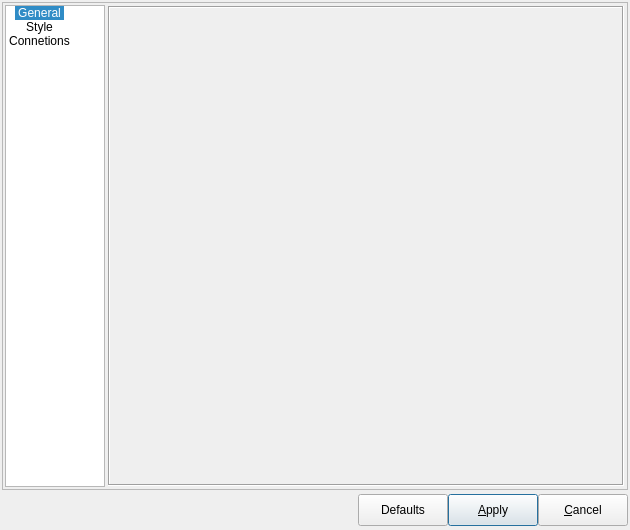
<?xml version="1.0" encoding="UTF-8"?>
<ui version="4.0">
 <class>FormConfiguracao</class>
 <widget class="QDialog" name="FormConfiguracao">
  <property name="windowModality">
   <enum>Qt::ApplicationModal</enum>
  </property>
  <property name="geometry">
   <rect>
    <x>0</x>
    <y>0</y>
    <width>630</width>
    <height>530</height>
   </rect>
  </property>
  <property name="sizePolicy">
   <sizepolicy hsizetype="Expanding" vsizetype="Expanding">
    <horstretch>0</horstretch>
    <verstretch>0</verstretch>
   </sizepolicy>
  </property>
  <property name="minimumSize">
   <size>
    <width>630</width>
    <height>530</height>
   </size>
  </property>
  <property name="windowTitle">
   <string>pgModeler Configuration</string>
  </property>
  <property name="windowIcon">
   <iconset resource="../res/resources.qrc">
    <normaloff>:/icones/icones/pgsqlModeler48x48.png</normaloff>:/icones/icones/pgsqlModeler48x48.png</iconset>
  </property>
  <layout class="QGridLayout" name="formbasico_grid">
   <property name="margin">
    <number>2</number>
   </property>
   <property name="spacing">
    <number>4</number>
   </property>
   <item row="1" column="0">
    <layout class="QGridLayout" name="botoes_lt">
     <property name="leftMargin">
      <number>2</number>
     </property>
     <property name="bottomMargin">
      <number>2</number>
     </property>
     <property name="spacing">
      <number>0</number>
     </property>
     <item row="0" column="0">
      <widget class="QLabel" name="label">
       <property name="text">
        <string/>
       </property>
       <property name="pixmap">
        <pixmap resource="../res/resources.qrc">:/imagens/imagens/pgmodeler_name.png</pixmap>
       </property>
      </widget>
     </item>
     <item row="0" column="4">
      <widget class="QPushButton" name="aplicar_btn">
       <property name="minimumSize">
        <size>
         <width>90</width>
         <height>32</height>
        </size>
       </property>
       <property name="maximumSize">
        <size>
         <width>90</width>
         <height>16777215</height>
        </size>
       </property>
       <property name="text">
        <string>&amp;Apply</string>
       </property>
       <property name="icon">
        <iconset resource="../res/resources.qrc">
         <normaloff>:/icones/icones/confirmar.png</normaloff>:/icones/icones/confirmar.png</iconset>
       </property>
       <property name="default">
        <bool>true</bool>
       </property>
      </widget>
     </item>
     <item row="0" column="5">
      <widget class="QPushButton" name="cancelar_btn">
       <property name="minimumSize">
        <size>
         <width>90</width>
         <height>32</height>
        </size>
       </property>
       <property name="maximumSize">
        <size>
         <width>90</width>
         <height>16777215</height>
        </size>
       </property>
       <property name="text">
        <string>&amp;Cancel</string>
       </property>
       <property name="icon">
        <iconset resource="../res/resources.qrc">
         <normaloff>:/icones/icones/fechar1.png</normaloff>:/icones/icones/fechar1.png</iconset>
       </property>
       <property name="flat">
        <bool>false</bool>
       </property>
      </widget>
     </item>
     <item row="0" column="2">
      <widget class="QPushButton" name="padroes_btn">
       <property name="minimumSize">
        <size>
         <width>90</width>
         <height>32</height>
        </size>
       </property>
       <property name="maximumSize">
        <size>
         <width>90</width>
         <height>16777215</height>
        </size>
       </property>
       <property name="text">
        <string>Defaults</string>
       </property>
       <property name="icon">
        <iconset resource="../res/resources.qrc">
         <normaloff>:/icones/icones/padroes.png</normaloff>:/icones/icones/padroes.png</iconset>
       </property>
       <property name="autoDefault">
        <bool>false</bool>
       </property>
       <property name="default">
        <bool>false</bool>
       </property>
      </widget>
     </item>
     <item row="0" column="1">
      <spacer name="hspacer">
       <property name="orientation">
        <enum>Qt::Horizontal</enum>
       </property>
       <property name="sizeHint" stdset="0">
        <size>
         <width>91</width>
         <height>27</height>
        </size>
       </property>
      </spacer>
     </item>
    </layout>
   </item>
   <item row="0" column="0">
    <widget class="QFrame" name="frame">
     <property name="sizePolicy">
      <sizepolicy hsizetype="Preferred" vsizetype="Preferred">
       <horstretch>0</horstretch>
       <verstretch>0</verstretch>
      </sizepolicy>
     </property>
     <property name="frameShape">
      <enum>QFrame::StyledPanel</enum>
     </property>
     <property name="frameShadow">
      <enum>QFrame::Raised</enum>
     </property>
     <layout class="QGridLayout" name="gridLayout">
      <property name="margin">
       <number>2</number>
      </property>
      <property name="spacing">
       <number>2</number>
      </property>
      <item row="0" column="0">
       <widget class="QListWidget" name="lista_ico_lst">
        <property name="sizePolicy">
         <sizepolicy hsizetype="Expanding" vsizetype="Expanding">
          <horstretch>0</horstretch>
          <verstretch>0</verstretch>
         </sizepolicy>
        </property>
        <property name="minimumSize">
         <size>
          <width>100</width>
          <height>0</height>
         </size>
        </property>
        <property name="maximumSize">
         <size>
          <width>100</width>
          <height>16777215</height>
         </size>
        </property>
        <property name="font">
         <font>
          <pointsize>9</pointsize>
         </font>
        </property>
        <property name="frameShape">
         <enum>QFrame::StyledPanel</enum>
        </property>
        <property name="verticalScrollBarPolicy">
         <enum>Qt::ScrollBarAlwaysOff</enum>
        </property>
        <property name="horizontalScrollBarPolicy">
         <enum>Qt::ScrollBarAlwaysOff</enum>
        </property>
        <property name="autoScroll">
         <bool>false</bool>
        </property>
        <property name="editTriggers">
         <set>QAbstractItemView::NoEditTriggers</set>
        </property>
        <property name="showDropIndicator" stdset="0">
         <bool>false</bool>
        </property>
        <property name="dragDropMode">
         <enum>QAbstractItemView::NoDragDrop</enum>
        </property>
        <property name="alternatingRowColors">
         <bool>false</bool>
        </property>
        <property name="iconSize">
         <size>
          <width>32</width>
          <height>32</height>
         </size>
        </property>
        <property name="textElideMode">
         <enum>Qt::ElideLeft</enum>
        </property>
        <property name="movement">
         <enum>QListView::Static</enum>
        </property>
        <property name="flow">
         <enum>QListView::TopToBottom</enum>
        </property>
        <property name="isWrapping" stdset="0">
         <bool>false</bool>
        </property>
        <property name="resizeMode">
         <enum>QListView::Fixed</enum>
        </property>
        <property name="layoutMode">
         <enum>QListView::SinglePass</enum>
        </property>
        <property name="spacing">
         <number>8</number>
        </property>
        <property name="viewMode">
         <enum>QListView::IconMode</enum>
        </property>
        <property name="modelColumn">
         <number>0</number>
        </property>
        <property name="uniformItemSizes">
         <bool>true</bool>
        </property>
        <property name="batchSize">
         <number>1</number>
        </property>
        <property name="wordWrap">
         <bool>false</bool>
        </property>
        <property name="selectionRectVisible">
         <bool>false</bool>
        </property>
        <property name="currentRow">
         <number>0</number>
        </property>
        <item>
         <property name="text">
          <string>General</string>
         </property>
         <property name="textAlignment">
          <set>AlignHCenter|AlignVCenter|AlignCenter</set>
         </property>
         <property name="icon">
          <iconset resource="../res/resources.qrc">
           <normaloff>:/icones/icones/config.png</normaloff>:/icones/icones/config.png</iconset>
         </property>
         <property name="flags">
          <set>ItemIsSelectable|ItemIsEnabled</set>
         </property>
        </item>
        <item>
         <property name="text">
          <string>Style</string>
         </property>
         <property name="textAlignment">
          <set>AlignHCenter|AlignVCenter|AlignCenter</set>
         </property>
         <property name="icon">
          <iconset resource="../res/resources.qrc">
           <normaloff>:/icones/icones/aparencia.png</normaloff>:/icones/icones/aparencia.png</iconset>
         </property>
         <property name="flags">
          <set>ItemIsSelectable|ItemIsEnabled</set>
         </property>
        </item>
        <item>
         <property name="text">
          <string>Connetions</string>
         </property>
         <property name="textAlignment">
          <set>AlignHCenter|AlignVCenter|AlignCenter</set>
         </property>
         <property name="icon">
          <iconset resource="../res/resources.qrc">
           <normaloff>:/icones/icones/conexaobd.png</normaloff>:/icones/icones/conexaobd.png</iconset>
         </property>
         <property name="flags">
          <set>ItemIsSelectable|ItemIsEnabled</set>
         </property>
        </item>
       </widget>
      </item>
      <item row="0" column="1">
       <widget class="QStackedWidget" name="stackedWidget">
        <property name="sizePolicy">
         <sizepolicy hsizetype="Expanding" vsizetype="Expanding">
          <horstretch>0</horstretch>
          <verstretch>0</verstretch>
         </sizepolicy>
        </property>
        <property name="minimumSize">
         <size>
          <width>0</width>
          <height>0</height>
         </size>
        </property>
        <property name="maximumSize">
         <size>
          <width>16777215</width>
          <height>16777215</height>
         </size>
        </property>
        <property name="layoutDirection">
         <enum>Qt::LeftToRight</enum>
        </property>
        <property name="currentIndex">
         <number>0</number>
        </property>
        <widget class="QWidget" name="geral_pg">
         <layout class="QGridLayout" name="gridLayout_2">
          <property name="margin">
           <number>1</number>
          </property>
          <item row="1" column="0">
           <widget class="QFrame" name="geral_frm">
            <property name="sizePolicy">
             <sizepolicy hsizetype="Expanding" vsizetype="Preferred">
              <horstretch>0</horstretch>
              <verstretch>0</verstretch>
             </sizepolicy>
            </property>
            <property name="minimumSize">
             <size>
              <width>420</width>
              <height>250</height>
             </size>
            </property>
            <property name="frameShape">
             <enum>QFrame::Box</enum>
            </property>
            <property name="frameShadow">
             <enum>QFrame::Sunken</enum>
            </property>
           </widget>
          </item>
         </layout>
        </widget>
        <widget class="QWidget" name="aparencia_pg">
         <layout class="QGridLayout" name="gridLayout_3">
          <property name="margin">
           <number>1</number>
          </property>
          <item row="0" column="0">
           <widget class="QFrame" name="aparencia_frm">
            <property name="frameShape">
             <enum>QFrame::Box</enum>
            </property>
            <property name="frameShadow">
             <enum>QFrame::Sunken</enum>
            </property>
           </widget>
          </item>
         </layout>
        </widget>
        <widget class="QWidget" name="conexoes_pg">
         <layout class="QGridLayout" name="gridLayout_4">
          <property name="margin">
           <number>1</number>
          </property>
          <item row="0" column="0">
           <widget class="QFrame" name="conexoes_frm">
            <property name="frameShape">
             <enum>QFrame::Box</enum>
            </property>
            <property name="frameShadow">
             <enum>QFrame::Sunken</enum>
            </property>
           </widget>
          </item>
         </layout>
        </widget>
       </widget>
      </item>
     </layout>
    </widget>
   </item>
  </layout>
 </widget>
 <resources>
  <include location="../res/resources.qrc"/>
 </resources>
 <connections/>
</ui>
